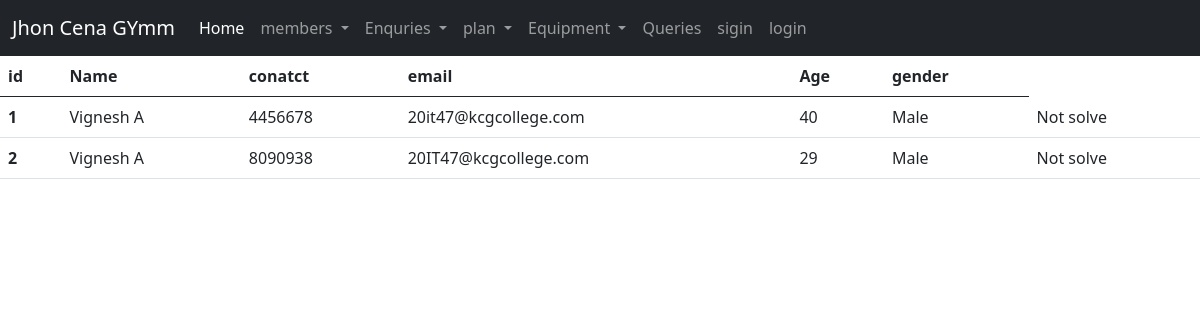
Screenshot of /enquries/ with the database file from the repository.
### app1/models.py (models this page shows)
class enquries(models.Model):
    name=models.CharField(max_length=200)
    conatct=models.IntegerField()
    email=models.EmailField()
    age=models.IntegerField()
    gender=models.CharField(max_length=200)
    description=models.CharField(max_length=500,default='Not solve')

### app1/views.py (the view)
# urls.py: path('enquries/',views.view_enquiries,name='enquries'),
def view_enquiries(request):
    enquiries_list = enquries.objects.all()
    return render(request, 'app1/enquries.html', {'enquiries_list': enquiries_list})

### app1/templates/app1/enquries.html
{% include 'app1/base.html' %}
{% block content%}
<table class="table">
    <thead>
      <tr>
        <th scope="col">id</th>
        <th scope="col">Name</th>
        <th scope="col">conatct</th>
        <th scope="col">email</th>
        <th scope="col">Age</th>
        <th scope="col">gender</th>
      </tr>
    </thead>
    <tbody>
       {% for entry in enquiries_list %}
        <tr>
            <th scope="row">{{ entry.id }}</th>
            <td>{{ entry.name }}</td>
            <td>{{ entry.conatct }}</td>
            <td>{{ entry.email }}</td>
            <td>{{ entry.age }}</td>
            <td>{{ entry.gender }}</td>
            <td>{{ entry.description }}</td>
        </tr>
    {% endfor %}
    </tbody>
  </table>
{% endblock %}

### app1/templates/app1/base.html (style rules this page uses)
body { display: flex; flex-direction: column; min-height: 100vh; margin: 0; }

### rows the page displays
enquries: id "1", name "Vignesh A", conatct "4456678", email "20it47@kcgcollege.com", age "40", gender "Male", description "Not solve"
enquries: id "2", name "Vignesh A", conatct "8090938", email "20IT47@kcgcollege.com", age "29", gender "Male", description "Not solve"
